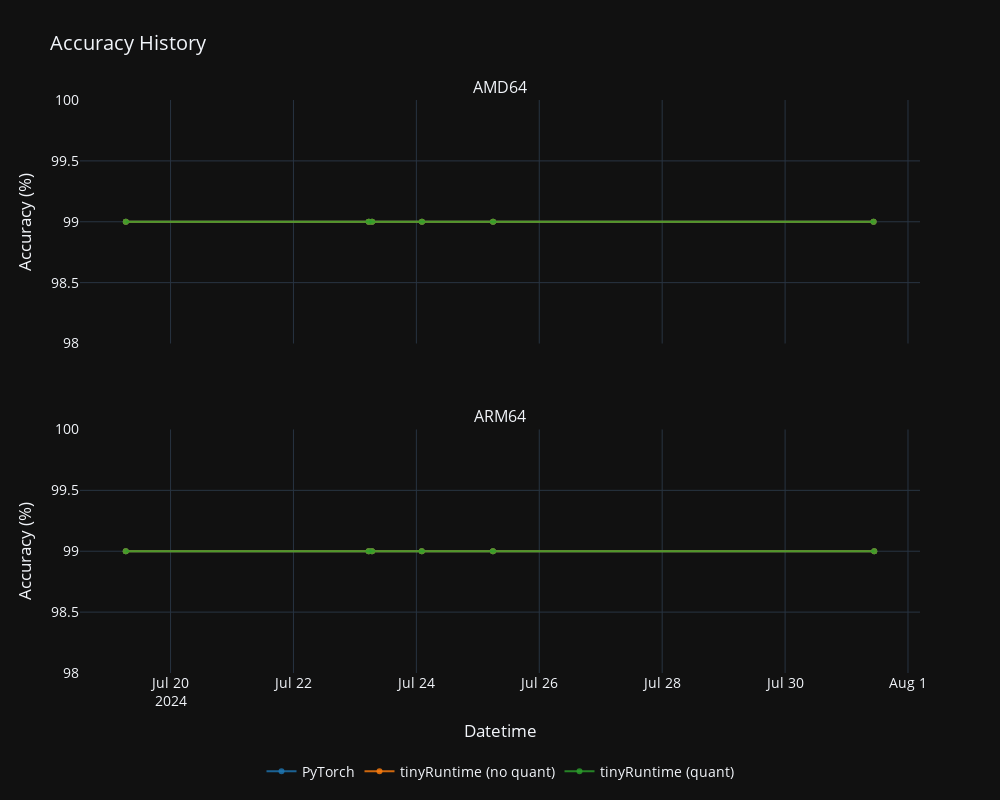

Write notebook code for a chart like this one.
### Code cell
#| label: fig-accuracy
#| fig-cap: "Accuracy"

plot_progress("Accuracy", "Accuracy (%)", "Accuracy")

### Figure 1 — Plotly figure (JSON) as saved in the notebook; plotly's stock layout.template omitted (floating-point values rounded to 4 significant figures)
{"data": [{"line": {"color": "rgba(31, 119, 180, 0.8)"}, "mode": "lines+markers", "name": "PyTorch", "showlegend": true, "type": "scatter", "x": ["2024-07-19 06:31:09", "2024-07-23 05:23:24", "2024-07-23 06:42:18", "2024-07-24 02:09:55", "2024-07-25 05:57:40", "2024-07-31 10:33:08"], "xaxis": "x", "y": [99, 99, 99, 99, 99, 99], "yaxis": "y"}, {"line": {"color": "rgba(255, 127, 14, 0.8)"}, "mode": "lines+markers", "name": "tinyRuntime (no quant)", "showlegend": true, "type": "scatter", "x": ["2024-07-19 06:31:09", "2024-07-23 05:23:24", "2024-07-23 06:42:18", "2024-07-24 02:09:55", "2024-07-25 05:57:40", "2024-07-31 10:33:08"], "xaxis": "x", "y": [99, 99, 99, 99, 99, 99], "yaxis": "y"}, {"line": {"color": "rgba(44, 160, 44, 0.8)"}, "mode": "lines+markers", "name": "tinyRuntime (quant)", "showlegend": true, "type": "scatter", "x": ["2024-07-19 06:31:09", "2024-07-23 05:23:24", "2024-07-23 06:42:18", "2024-07-24 02:09:55", "2024-07-25 05:57:40", "2024-07-31 10:33:08"], "xaxis": "x", "y": [99, 99, 99, 99, 99, 99], "yaxis": "y"}, {"line": {"color": "rgba(31, 119, 180, 0.8)"}, "mode": "lines+markers", "name": "PyTorch", "showlegend": false, "type": "scatter", "x": ["2024-07-19 06:30:05", "2024-07-23 05:22:24", "2024-07-23 06:41:04", "2024-07-24 02:06:55", "2024-07-25 05:54:31", "2024-07-31 10:49:19"], "xaxis": "x2", "y": [99, 99, 99, 99, 99, 99], "yaxis": "y2"}, {"line": {"color": "rgba(255, 127, 14, 0.8)"}, "mode": "lines+markers", "name": "tinyRuntime (no quant)", "showlegend": false, "type": "scatter", "x": ["2024-07-19 06:30:05", "2024-07-23 05:22:24", "2024-07-23 06:41:04", "2024-07-24 02:06:55", "2024-07-25 05:54:31", "2024-07-31 10:49:19"], "xaxis": "x2", "y": [99, 99, 99, 99, 99, 99], "yaxis": "y2"}, {"line": {"color": "rgba(44, 160, 44, 0.8)"}, "mode": "lines+markers", "name": "tinyRuntime (quant)", "showlegend": false, "type": "scatter", "x": ["2024-07-19 06:30:05", "2024-07-23 05:22:24", "2024-07-23 06:41:04", "2024-07-24 02:06:55", "2024-07-25 05:54:31", "2024-07-31 10:49:19"], "xaxis": "x2", "y": [99, 99, 99, 99, 99, 99], "yaxis": "y2"}], "layout": {"annotations": [{"font": {"size": 16}, "showarrow": false, "text": "AMD64", "x": 0.5, "xanchor": "center", "xref": "paper", "y": 1, "yanchor": "bottom", "yref": "paper"}, {"font": {"size": 16}, "showarrow": false, "text": "ARM64", "x": 0.5, "xanchor": "center", "xref": "paper", "y": 0.425, "yanchor": "bottom", "yref": "paper"}], "font": {"size": 14}, "height": 800, "legend": {"itemclick": false, "itemdoubleclick": false, "orientation": "h", "x": 0.5, "xanchor": "center", "y": -0.2, "yanchor": "bottom"}, "margin": {"b": 50, "t": 100}, "showlegend": true, "title": {"text": "Accuracy History"}, "width": 1000, "xaxis": {"anchor": "y", "domain": [0, 1], "matches": "x2", "showticklabels": false}, "xaxis2": {"anchor": "y2", "domain": [0, 1], "title": {"text": "Datetime"}}, "yaxis": {"anchor": "x", "domain": [0.575, 1], "title": {"text": "Accuracy (%)"}}, "yaxis2": {"anchor": "x2", "domain": [0, 0.425], "title": {"text": "Accuracy (%)"}}}}
